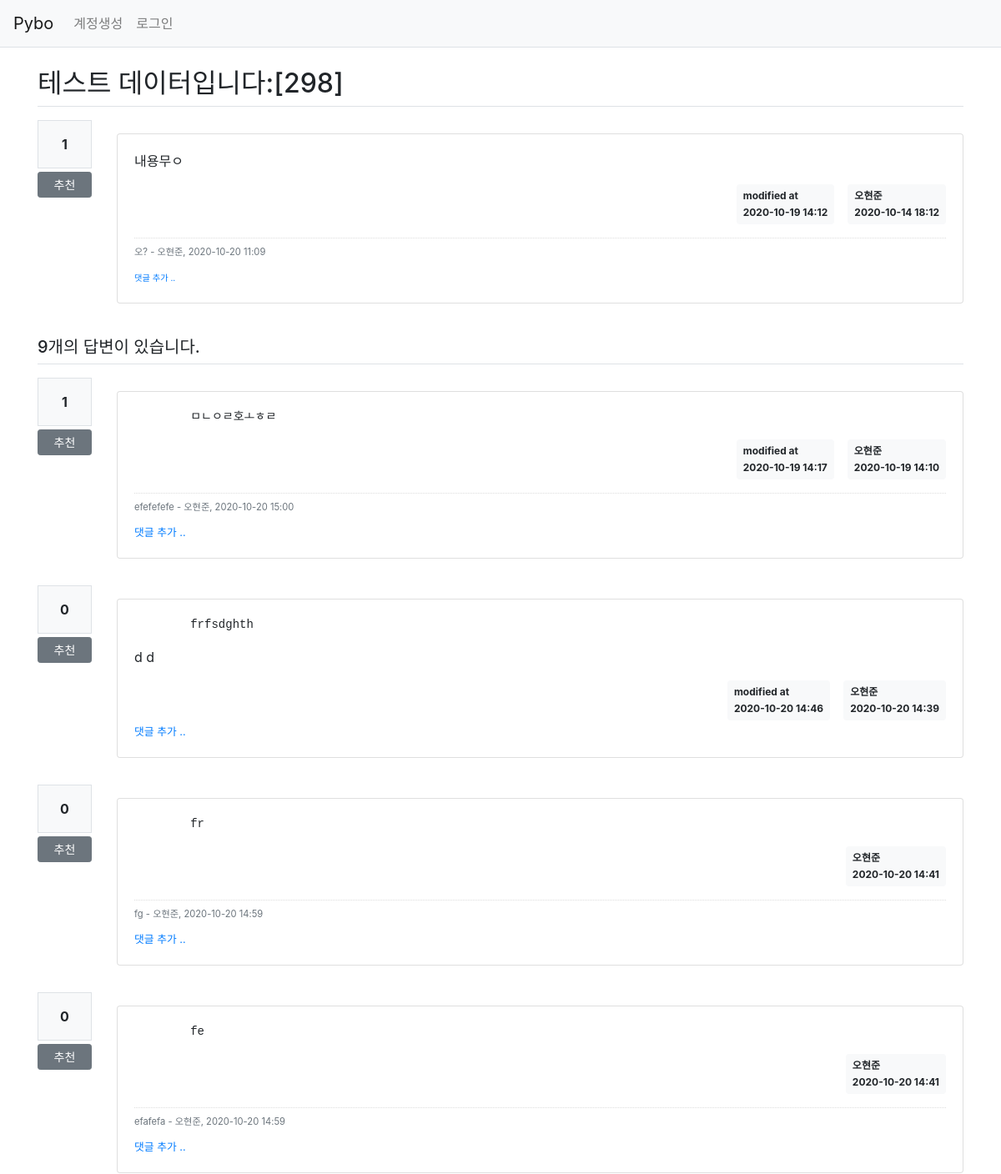
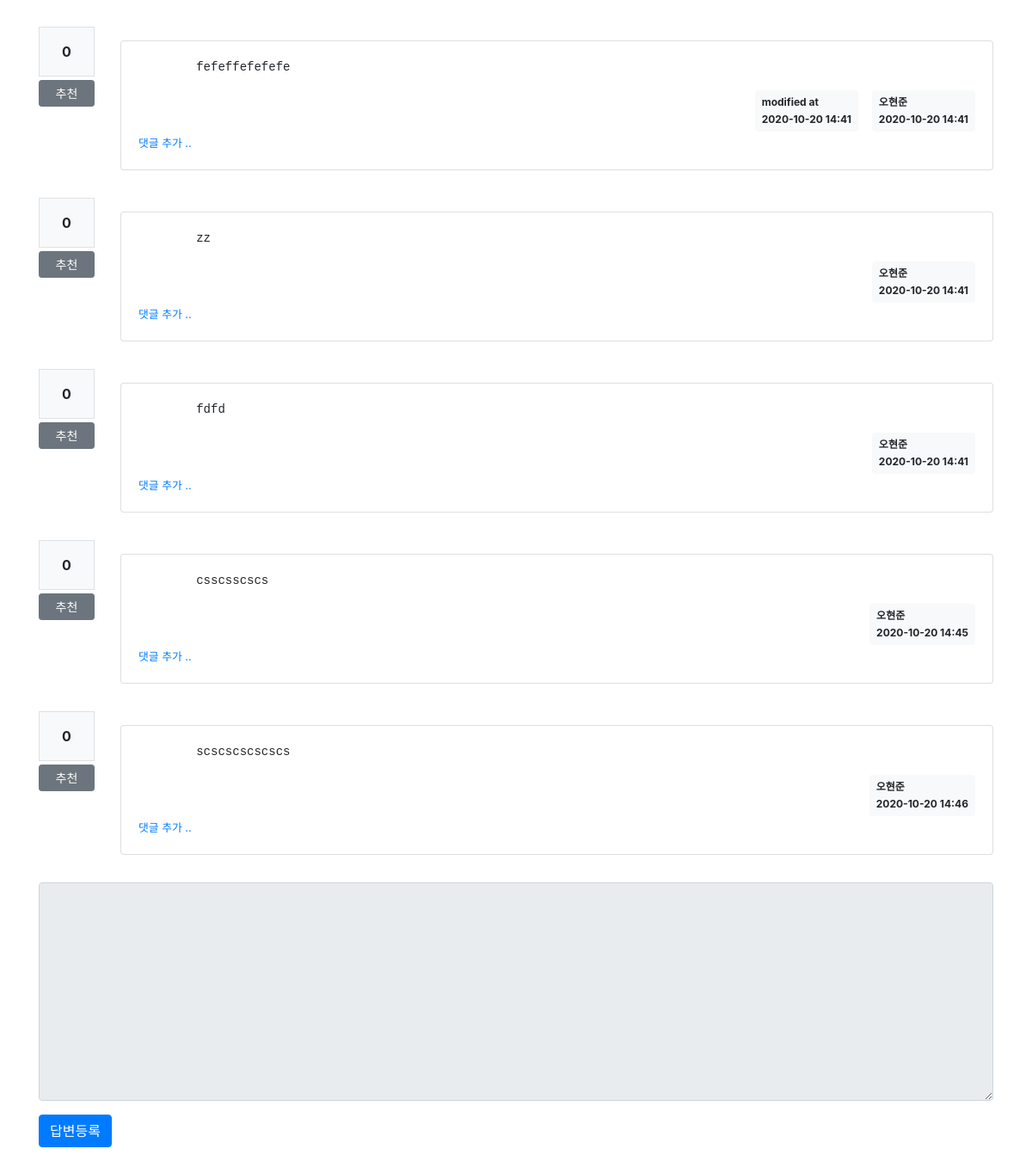
/question/detail/302/, run on the app's committed database (2 pictures, top to bottom).
### pybo/models.py (models this page shows)
class Question(db.Model):
    id = db.Column(db.Integer, primary_key=True)
    subject = db.Column(db.String(100), nullable=False)
    content = db.Column(db.Text(), nullable=False)
    create_date = db.Column(db.DateTime(), nullable=False)
    user_id = db.Column(db.Integer, db.ForeignKey('user.id', ondelete='CASCADE'), nullable=False)
    user = db.relationship('User', backref=db.backref('question_set'))
    modify_date = db.Column(db.DateTime(), nullable=True)
    voter = db.relationship('User', secondary=question_voter, backref=db.backref('question_voter_set'))

class User(db.Model):
    id = db.Column(db.Integer, primary_key=True)
    username = db.Column(db.String(150), unique=True, nullable=False)
    password = db.Column(db.String(200), nullable=False)
    email = db.Column(db.String(120), unique=True, nullable=False)

class Comment(db.Model):
    id = db.Column(db.Integer, primary_key=True)
    user_id = db.Column(db.Integer, db.ForeignKey('user.id', ondelete='CASCADE'), nullable=False)
    user = db.relationship('User', backref=db.backref('comment_set'))
    content = db.Column(db.Text(), nullable=False)
    create_date = db.Column(db.DateTime(), nullable=False)
    modify_date = db.Column(db.DateTime())
    question_id = db.Column(db.Integer, db.ForeignKey('question.id', ondelete='CASCADE'), nullable=True)
    question = db.relationship('Question', backref=db.backref('comment_set'))
    answer_id = db.Column(db.Integer, db.ForeignKey('answer.id', ondelete='CASCADE'), nullable=True)
    answer = db.relationship('Answer', backref=db.backref('comment_set'))

class Answer(db.Model):
    id = db.Column(db.Integer, primary_key=True)
    question_id = db.Column(db.Integer, db.ForeignKey('question.id', ondelete='CASCADE'))
    question = db.relationship('Question', backref=db.backref('answer_set'))
    content = db.Column(db.Text(), nullable=False)
    create_date = db.Column(db.DateTime(), nullable=False)
    user_id = db.Column(db.Integer, db.ForeignKey('user.id', ondelete='CASCADE'), nullable=False)
    user = db.relationship('User', backref=db.backref('answer_set'))
    modify_date = db.Column(db.DateTime(), nullable=True)
    voter = db.relationship('User', secondary=answer_voter, backref=db.backref('answer_voter_set'))

### pybo/views/question_views.py (the view)
@bp.route('/detail/<int:question_id>/')
def detail(question_id):
    form = AnswerForm()
    question = Question.query.get_or_404(question_id)
    return render_template('question/question_detail.html', question=question, form=form)

### pybo/forms.py
class AnswerForm(FlaskForm):
    content = TextAreaField('내용', validators=[DataRequired('내용은 필수입력 항목입니다.')])

### pybo/filter.py (called while the page is built)
def format_datetime(value, fmt="%Y-%m-%d %H:%M"):
    return value.strftime(fmt)

### pybo/views/auth_views.py (called while the page is built)
@bp.before_app_request # 이 어노테이션이 적용된 함수는 라우트 함수 실행 전에 항상 먼저 실행된다.
def load_logged_in_user():
    user_id = session.get('user_id')
    if user_id is None:
        g.user = None
    else:
        g.user = User.query.get(user_id)

### pybo/templates/question/question_detail.html (shortened to what this page needs)
{% extends 'base.html' %}
{% block content %}
<div class="container my-3">
	<h2 class="border-bottom py-2">{{ question.subject }}</h2>
	<div class="row my-3">
		<div class="col-1">
			<div class="bg-light text-center p-3 border font-weight-bolder mb-1">{{ question.voter|length }}</div>
			<a href="#" data-uri="{{ url_for('vote.question', question_id=question.id) }}"
			class="recommend btn btn-sm btn-secondary btn-block my-1">추천</a>
		</div>
		<div class="col-11">
			<div class="card my-3">
				<div class="card-body">
					<div class="card-text">{{ question.content|markdown }}</div>
					<div class="d-flex justify-content-end">
						{% if question.modify_date %}
						<div class="badge badge-light p-2 text-left mx-3">
							<div class="mb-2">modified at</div>
							<div>{{ question.modify_date|datetime }}</div>
						</div>
						{% endif %}
						<div class="badge badge-light p-2 text-left">
							<div class="mb-2">{{ question.user.username }}</div>
							<div>{{ question.create_date|datetime }}</div>
						</div>
					</div>
					{% if question.comment_set|length > 0 %}
					<div class="mt-3">
					{% for comment in question.comment_set %}
						<div class="comment py-2 text-muted">
							<span style="white-space: pre-line;">{{ comment.content }}</span>
							<span>
								- {{ comment.user.username }}, {{ comment.create_date|datetime }}
							</span>
						</div>
					{% endfor %}
					</div>
					{% endif %}
					<div>
						<a href="{{ url_for('comment.create_question', question_id=question.id) }}"
						class="small"><small>댓글 추가 ..</small></a>
					</div>
				</div>
			</div>
		</div>
	</div>
	<h5 class="border-bottom my-3 py-2">{{ question.answer_set|length }}개의 답변이 있습니다.</h5>
	{% for answer in question.answer_set %}
	<div class="row my-3">
		<div class="col-1">
			<div class="bg-light text-center p-3 border font-weight-bolder mb-1">{{ answer.voter|length }}</div>
			<a href="#" data-uri="{{ url_for('vote.answer', answer_id=answer.id) }}"
			class="recommend btn btn-sm btn-secondary btn-block my-1">추천</a>
		</div>
		<div class="col-11">
			<div class="card my-3">
				<div class="card-body">
					<div class="card-text">{{ answer.content|markdown }}</div>
					<div class="d-flex justify-content-end">
						{% if answer.modify_date %}
						<div class="badge badge-light p-2 text-left mx-3">
							<div class="mb-2">modified at</div>
							<div>{{ answer.modify_date|datetime }}</div>
						</div>
						{% endif %}
						<div class="badge badge-light p-2 text-left">
							<div class="mb-2">{{ answer.user.username }}</div>
							<div>{{ answer.create_date|datetime }}</div>
						</div>
					</div>
					{% if answer.comment_set|length > 0 %}
					<div class="mt-3">
					{% for comment in answer.comment_set %}
						<div class="comment py-2 text-muted">
							<span style="white-space: pre-line;">{{ comment.content }}</span>
							<span>
								- {{ comment.user.username }}, {{ comment.create_date|datetime }}
							</span>
						</div>
					{% endfor %}
					</div>
					{% endif %}
					<div>
						<a href="{{ url_for('comment.create_answer', answer_id=answer.id) }}"
						class="small"><smal>댓글 추가 ..</small></a>
					</div>
				</div>
			</div>
		</div>
	</div>
	{% endfor %}
	<form action="{{ url_for('answer.create', question_id=question.id) }}" method="post" class="my-3">
		<div class="form-group">
			<textarea {% if not g.user %}disabled{% endif %}
			name="content" id="content" class="form-control" rows="10">
			</textarea>
		</div>
		<input type="submit" value="답변등록" class="btn btn-primary">
	</form>
</div>
{% endblock %}

### pybo/static/style.css (style rules this page uses)
.comment { border-top:dotted 1px #ddd; font-size:0.7em; }

### data on the page
Question: subject "테스트 데이터입니다:[298]", content "내용무ㅇ", modify_date "2020-10-19 14:12", create_date "2020-10-14 18:12"
User: user.username "오현준"
Comment: content "오?", user.username "오현준", create_date "2020-10-20 11:09"
Answer: voter|length "1", content "ㅁㄴㅇㄹ호ㅗㅎㄹ", modify_date "2020-10-19 14:17", user.username "오현준", create_date "2020-10-19 14:10"
Comment: content "efefefefe", user.username "오현준", create_date "2020-10-20 15:00"
Answer: voter|length "0", content "frfsdghth d d", modify_date "2020-10-20 14:46", user.username "오현준", create_date "2020-10-20 14:39"
Answer: voter|length "0", content "fr", user.username "오현준", create_date "2020-10-20 14:41"
Comment: content "fg", user.username "오현준", create_date "2020-10-20 14:59"
Answer: voter|length "0", content "fe", user.username "오현준", create_date "2020-10-20 14:41"
Comment: content "efafefa", user.username "오현준", create_date "2020-10-20 14:59"
Answer: voter|length "0", content "fefeffefefefe", modify_date "2020-10-20 14:41", user.username "오현준", create_date "2020-10-20 14:41"
Answer: voter|length "0", content "zz", user.username "오현준", create_date "2020-10-20 14:41"
Answer: voter|length "0", content "fdfd", user.username "오현준", create_date "2020-10-20 14:41"
Answer: voter|length "0", content "csscsscscs", user.username "오현준", create_date "2020-10-20 14:45"
Answer: voter|length "0", content "scscscscscscs", user.username "오현준", create_date "2020-10-20 14:46"

### other printed values
{{ question.voter|length }} "1"
{{ question.answer_set|length }} "9"
